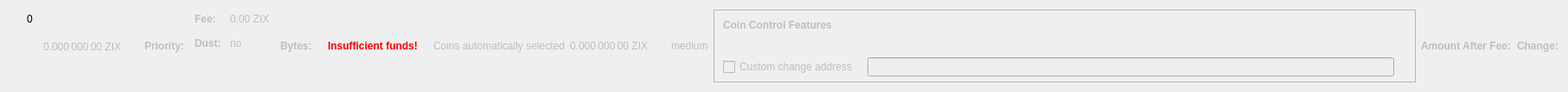
    <widget class="QWidget" name="dummyHideWidget" native="true">
     <property name="maximumSize">
      <size>
       <width>100</width>
       <height>22</height>
      </size>
     </property>
     <layout class="QHBoxLayout" name="dummyHideLayout">
      <item>
       <layout class="QFormLayout" name="formLayoutCoinControl1">
        <property name="horizontalSpacing">
         <number>10</number>
        </property>
        <property name="verticalSpacing">
         <number>14</number>
        </property>
        <property name="leftMargin">
         <number>10</number>
        </property>
        <property name="topMargin">
         <number>4</number>
        </property>
        <property name="rightMargin">
         <number>6</number>
        </property>
        <item row="0" column="1">
         <widget class="QLabel" name="labelCoinControlBytes">
          <property name="cursor">
           <cursorShape>IBeamCursor</cursorShape>
          </property>
          <property name="contextMenuPolicy">
           <enum>Qt::ActionsContextMenu</enum>
          </property>
          <property name="text">
           <string notr="true">0</string>
          </property>
          <property name="textInteractionFlags">
           <set>Qt::LinksAccessibleByMouse|Qt::TextSelectableByKeyboard|Qt::TextSelectableByMouse</set>
          </property>
         </widget>
        </item>
       </layout>
      </item>
      <item>
       <widget class="QLabel" name="labelCoinControlAfterFee">
        <property name="enabled">
         <bool>false</bool>
        </property>
        <property name="sizePolicy">
         <sizepolicy hsizetype="Fixed" vsizetype="Fixed">
          <horstretch>0</horstretch>
          <verstretch>0</verstretch>
         </sizepolicy>
        </property>
        <property name="minimumSize">
         <size>
          <width>111</width>
          <height>12</height>
         </size>
        </property>
        <property name="maximumSize">
         <size>
          <width>111</width>
          <height>12</height>
         </size>
        </property>
        <property name="cursor">
         <cursorShape>IBeamCursor</cursorShape>
        </property>
        <property name="contextMenuPolicy">
         <enum>Qt::ActionsContextMenu</enum>
        </property>
        <property name="text">
         <string notr="true">0.000 000 00 ZIX</string>
        </property>
        <property name="textInteractionFlags">
         <set>Qt::LinksAccessibleByMouse|Qt::TextSelectableByKeyboard|Qt::TextSelectableByMouse</set>
        </property>
       </widget>
      </item>
      <item>
       <widget class="QLabel" name="labelCoinControlPriorityText">
        <property name="enabled">
         <bool>false</bool>
        </property>
        <property name="font">
         <font>
          <weight>75</weight>
          <bold>true</bold>
         </font>
        </property>
        <property name="text">
         <string>Priority:</string>
        </property>
       </widget>
      </item>
      <item>
       <layout class="QHBoxLayout" name="horizontalLayout"/>
      </item>
      <item>
       <layout class="QFormLayout" name="formLayoutCoinControl3">
        <property name="horizontalSpacing">
         <number>10</number>
        </property>
        <property name="verticalSpacing">
         <number>14</number>
        </property>
        <property name="leftMargin">
         <number>6</number>
        </property>
        <property name="topMargin">
         <number>4</number>
        </property>
        <property name="rightMargin">
         <number>6</number>
        </property>
        <item row="0" column="0">
         <widget class="QLabel" name="labelCoinControlFeeText">
          <property name="enabled">
           <bool>false</bool>
          </property>
          <property name="font">
           <font>
            <weight>75</weight>
            <bold>true</bold>
           </font>
          </property>
          <property name="text">
           <string>Fee:</string>
          </property>
          <property name="margin">
           <number>0</number>
          </property>
         </widget>
        </item>
        <item row="0" column="1">
         <widget class="QLabel" name="labelCoinControlFee">
          <property name="enabled">
           <bool>false</bool>
          </property>
          <property name="cursor">
           <cursorShape>IBeamCursor</cursorShape>
          </property>
          <property name="contextMenuPolicy">
           <enum>Qt::ActionsContextMenu</enum>
          </property>
          <property name="text">
           <string notr="true">0.00 ZIX</string>
          </property>
          <property name="textInteractionFlags">
           <set>Qt::LinksAccessibleByMouse|Qt::TextSelectableByKeyboard|Qt::TextSelectableByMouse</set>
          </property>
         </widget>
        </item>
        <item row="1" column="0">
         <widget class="QLabel" name="labelCoinControlLowOutputText">
          <property name="enabled">
           <bool>false</bool>
          </property>
          <property name="font">
           <font>
            <weight>75</weight>
            <bold>true</bold>
           </font>
          </property>
          <property name="text">
           <string>Dust:</string>
          </property>
         </widget>
        </item>
        <item row="1" column="1">
         <widget class="QLabel" name="labelCoinControlLowOutput">
          <property name="enabled">
           <bool>false</bool>
          </property>
          <property name="cursor">
           <cursorShape>IBeamCursor</cursorShape>
          </property>
          <property name="contextMenuPolicy">
           <enum>Qt::ActionsContextMenu</enum>
          </property>
          <property name="text">
           <string>no</string>
          </property>
          <property name="textInteractionFlags">
           <set>Qt::LinksAccessibleByMouse|Qt::TextSelectableByKeyboard|Qt::TextSelectableByMouse</set>
          </property>
         </widget>
        </item>
       </layout>
      </item>
      <item>
       <widget class="QLabel" name="labelCoinControlBytesText">
        <property name="enabled">
         <bool>false</bool>
        </property>
        <property name="font">
         <font>
          <weight>75</weight>
          <bold>true</bold>
         </font>
        </property>
        <property name="text">
         <string>Bytes:</string>
        </property>
       </widget>
      </item>
      <item>
       <layout class="QFormLayout" name="formLayoutCoinControl2">
        <property name="horizontalSpacing">
         <number>10</number>
        </property>
        <property name="verticalSpacing">
         <number>14</number>
        </property>
        <property name="leftMargin">
         <number>6</number>
        </property>
        <property name="topMargin">
         <number>4</number>
        </property>
        <property name="rightMargin">
         <number>6</number>
        </property>
       </layout>
      </item>
      <item>
       <layout class="QHBoxLayout" name="horizontalLayoutCoinControl2">
        <property name="spacing">
         <number>8</number>
        </property>
        <property name="bottomMargin">
         <number>10</number>
        </property>
       </layout>
      </item>
      <item>
       <widget class="QLabel" name="labelCoinControlInsuffFunds">
        <property name="enabled">
         <bool>false</bool>
        </property>
        <property name="minimumSize">
         <size>
          <width>0</width>
          <height>0</height>
         </size>
        </property>
        <property name="font">
         <font>
          <weight>75</weight>
          <bold>true</bold>
         </font>
        </property>
        <property name="styleSheet">
         <string notr="true">color:red;font-weight:bold;</string>
        </property>
        <property name="text">
         <string>Insufficient funds!</string>
        </property>
        <property name="margin">
         <number>5</number>
        </property>
       </widget>
      </item>
      <item>
       <layout class="QFormLayout" name="formLayoutCoinControl4">
        <property name="horizontalSpacing">
         <number>10</number>
        </property>
        <property name="verticalSpacing">
         <number>14</number>
        </property>
        <property name="leftMargin">
         <number>6</number>
        </property>
        <property name="topMargin">
         <number>4</number>
        </property>
        <property name="rightMargin">
         <number>6</number>
        </property>
       </layout>
      </item>
      <item>
       <widget class="QLabel" name="labelCoinControlAutomaticallySelected">
        <property name="enabled">
         <bool>false</bool>
        </property>
        <property name="sizePolicy">
         <sizepolicy hsizetype="Fixed" vsizetype="Fixed">
          <horstretch>0</horstretch>
          <verstretch>0</verstretch>
         </sizepolicy>
        </property>
        <property name="minimumSize">
         <size>
          <width>0</width>
          <height>0</height>
         </size>
        </property>
        <property name="maximumSize">
         <size>
          <width>240</width>
          <height>16777215</height>
         </size>
        </property>
        <property name="text">
         <string>Coins automatically selected</string>
        </property>
        <property name="margin">
         <number>5</number>
        </property>
       </widget>
      </item>
      <item>
       <widget class="QLabel" name="labelCoinControlChange">
        <property name="enabled">
         <bool>false</bool>
        </property>
        <property name="sizePolicy">
         <sizepolicy hsizetype="Fixed" vsizetype="Fixed">
          <horstretch>0</horstretch>
          <verstretch>0</verstretch>
         </sizepolicy>
        </property>
        <property name="minimumSize">
         <size>
          <width>111</width>
          <height>0</height>
         </size>
        </property>
        <property name="maximumSize">
         <size>
          <width>111</width>
          <height>16777215</height>
         </size>
        </property>
        <property name="cursor">
         <cursorShape>IBeamCursor</cursorShape>
        </property>
        <property name="contextMenuPolicy">
         <enum>Qt::ActionsContextMenu</enum>
        </property>
        <property name="text">
         <string notr="true">0.000 000 00 ZIX</string>
        </property>
        <property name="textInteractionFlags">
         <set>Qt::LinksAccessibleByMouse|Qt::TextSelectableByKeyboard|Qt::TextSelectableByMouse</set>
        </property>
       </widget>
      </item>
      <item>
       <widget class="QLabel" name="labelCoinControlPriority">
        <property name="enabled">
         <bool>false</bool>
        </property>
        <property name="cursor">
         <cursorShape>IBeamCursor</cursorShape>
        </property>
        <property name="contextMenuPolicy">
         <enum>Qt::ActionsContextMenu</enum>
        </property>
        <property name="text">
         <string>medium</string>
        </property>
        <property name="textInteractionFlags">
         <set>Qt::LinksAccessibleByMouse|Qt::TextSelectableByKeyboard|Qt::TextSelectableByMouse</set>
        </property>
       </widget>
      </item>
      <item>
       <widget class="QFrame" name="frameCoinControl">
        <property name="sizePolicy">
         <sizepolicy hsizetype="Expanding" vsizetype="Expanding">
          <horstretch>0</horstretch>
          <verstretch>0</verstretch>
         </sizepolicy>
        </property>
        <property name="maximumSize">
         <size>
          <width>16777215</width>
          <height>16777215</height>
         </size>
        </property>
        <property name="frameShape">
         <enum>QFrame::StyledPanel</enum>
        </property>
        <property name="frameShadow">
         <enum>QFrame::Sunken</enum>
        </property>
        <layout class="QVBoxLayout" name="verticalLayoutCoinControl2_2">
         <property name="spacing">
          <number>0</number>
         </property>
         <property name="leftMargin">
          <number>0</number>
         </property>
         <property name="topMargin">
          <number>0</number>
         </property>
         <property name="rightMargin">
          <number>0</number>
         </property>
         <property name="bottomMargin">
          <number>6</number>
         </property>
         <item>
          <layout class="QVBoxLayout" name="verticalLayoutCoinControl" stretch="0,0,0,1">
           <property name="spacing">
            <number>0</number>
           </property>
           <property name="leftMargin">
            <number>10</number>
           </property>
           <property name="topMargin">
            <number>10</number>
           </property>
           <item>
            <layout class="QHBoxLayout" name="horizontalLayoutCoinControl1">
             <property name="bottomMargin">
              <number>15</number>
             </property>
             <item>
              <widget class="QLabel" name="labelCoinControlFeatures">
               <property name="enabled">
                <bool>false</bool>
               </property>
               <property name="sizePolicy">
                <sizepolicy hsizetype="Preferred" vsizetype="Maximum">
                 <horstretch>0</horstretch>
                 <verstretch>0</verstretch>
                </sizepolicy>
               </property>
               <property name="font">
                <font>
                 <weight>75</weight>
                 <bold>true</bold>
                </font>
               </property>
               <property name="styleSheet">
                <string notr="true">font-weight:bold;</string>
               </property>
               <property name="text">
                <string>Coin Control Features</string>
               </property>
              </widget>
             </item>
            </layout>
           </item>
           <item>
            <widget class="QWidget" name="widgetCoinControl" native="true">
             <property name="sizePolicy">
              <sizepolicy hsizetype="Preferred" vsizetype="Preferred">
               <horstretch>0</horstretch>
               <verstretch>0</verstretch>
              </sizepolicy>
             </property>
             <property name="minimumSize">
              <size>
               <width>0</width>
               <height>0</height>
              </size>
             </property>
             <property name="styleSheet">
              <string notr="true"/>
             </property>
             <layout class="QHBoxLayout" name="horizontalLayoutCoinControl5_2">
              <property name="leftMargin">
               <number>0</number>
              </property>
              <property name="topMargin">
               <number>0</number>
              </property>
              <property name="rightMargin">
               <number>0</number>
              </property>
              <property name="bottomMargin">
               <number>0</number>
              </property>
              <item>
               <layout class="QHBoxLayout" name="horizontalLayoutCoinControl3">
                <property name="spacing">
                 <number>20</number>
                </property>
                <property name="topMargin">
                 <number>0</number>
                </property>
                <property name="bottomMargin">
                 <number>10</number>
                </property>
               </layout>
              </item>
             </layout>
            </widget>
           </item>
           <item>
            <layout class="QHBoxLayout" name="horizontalLayoutCoinControl4" stretch="0,0,0">
             <property name="spacing">
              <number>12</number>
             </property>
             <property name="sizeConstraint">
              <enum>QLayout::SetDefaultConstraint</enum>
             </property>
             <property name="topMargin">
              <number>5</number>
             </property>
             <property name="rightMargin">
              <number>5</number>
             </property>
             <item>
              <widget class="QCheckBox" name="checkBoxCoinControlChange">
               <property name="enabled">
                <bool>false</bool>
               </property>
               <property name="toolTip">
                <string>If this is activated, but the change address is empty or invalid, change will be sent to a newly generated address.</string>
               </property>
               <property name="text">
                <string>Custom change address</string>
               </property>
              </widget>
             </item>
             <item>
              <widget class="QValidatedLineEdit" name="lineEditCoinControlChange">
               <property name="enabled">
                <bool>false</bool>
               </property>
               <property name="sizePolicy">
                <sizepolicy hsizetype="Expanding" vsizetype="Fixed">
                 <horstretch>0</horstretch>
                 <verstretch>0</verstretch>
                </sizepolicy>
               </property>
              </widget>
             </item>
             <item>
              <widget class="QLabel" name="labelCoinControlChangeLabel_2">
               <property name="sizePolicy">
                <sizepolicy hsizetype="Preferred" vsizetype="Expanding">
                 <horstretch>0</horstretch>
                 <verstretch>0</verstretch>
                </sizepolicy>
               </property>
               <property name="minimumSize">
                <size>
                 <width>0</width>
                 <height>0</height>
                </size>
               </property>
               <property name="text">
                <string/>
               </property>
               <property name="margin">
                <number>3</number>
               </property>
              </widget>
             </item>
            </layout>
           </item>
           <item>
            <spacer name="verticalSpacerCoinControl">
             <property name="orientation">
              <enum>Qt::Vertical</enum>
             </property>
             <property name="sizeHint" stdset="0">
              <size>
               <width>800</width>
               <height>1</height>
              </size>
             </property>
            </spacer>
           </item>
          </layout>
         </item>
        </layout>
       </widget>
      </item>
      <item>
       <widget class="QLabel" name="labelCoinControlAfterFeeText">
        <property name="enabled">
         <bool>false</bool>
        </property>
        <property name="minimumSize">
         <size>
          <width>0</width>
          <height>0</height>
         </size>
        </property>
        <property name="maximumSize">
         <size>
          <width>16777215</width>
          <height>16777215</height>
         </size>
        </property>
        <property name="font">
         <font>
          <weight>75</weight>
          <bold>true</bold>
         </font>
        </property>
        <property name="text">
         <string>Amount After Fee:</string>
        </property>
        <property name="alignment">
         <set>Qt::AlignLeading|Qt::AlignLeft|Qt::AlignVCenter</set>
        </property>
        <property name="margin">
         <number>0</number>
        </property>
       </widget>
      </item>
      <item>
       <widget class="QLabel" name="labelCoinControlChangeText">
        <property name="enabled">
         <bool>false</bool>
        </property>
        <property name="sizePolicy">
         <sizepolicy hsizetype="Preferred" vsizetype="Preferred">
          <horstretch>0</horstretch>
          <verstretch>0</verstretch>
         </sizepolicy>
        </property>
        <property name="minimumSize">
         <size>
          <width>0</width>
          <height>0</height>
         </size>
        </property>
        <property name="maximumSize">
         <size>
          <width>16777215</width>
          <height>16777215</height>
         </size>
        </property>
        <property name="font">
         <font>
          <weight>75</weight>
          <bold>true</bold>
         </font>
        </property>
        <property name="text">
         <string>Change:</string>
        </property>
        <property name="alignment">
         <set>Qt::AlignLeading|Qt::AlignLeft|Qt::AlignVCenter</set>
        </property>
       </widget>
      </item>
     </layout>
    </widget>
